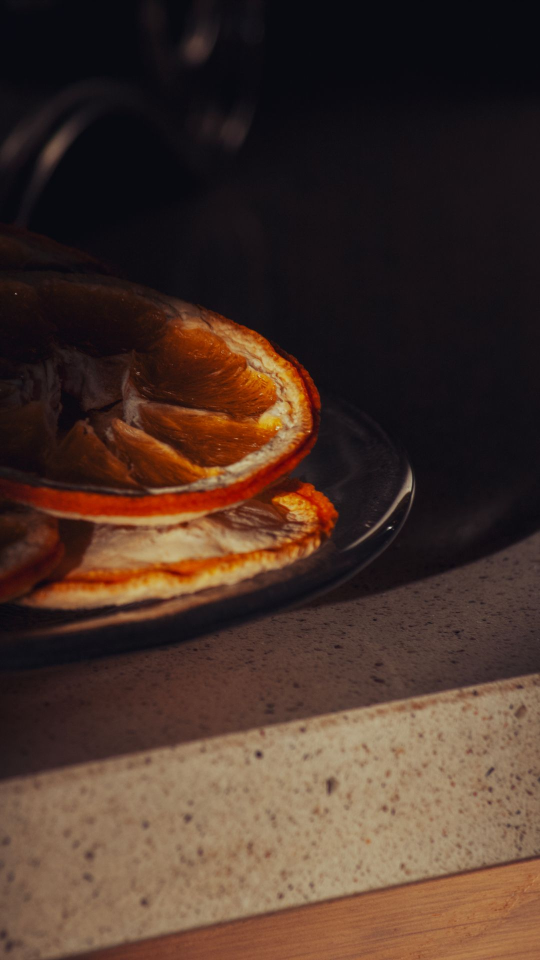
#> input picture stock/arancio_30291266.jpg, 1080 x 1920 px, found by its file name (shown at 1/2 size)
$ python -i reel.py   (imports and definitions only)
#> lines starting #> are read from the running program, lines starting #| are printed output that depends on the picture
#!/usr/bin/env python3
"""La via dell'aromaterapia - generatore di contenuti.
Reel 1080x1920:      python3 reel.py contenuti.json out.mp4 [audio.mp3] [--frames]
Immagini 1080x1350:  python3 reel.py contenuti.json --carousel cartella_output
   (slide_01.jpg ... slide_NN.jpg + riassunto.jpg per Facebook)
JSON: {"hook", "sub", "tips": [{"title", "body"}], "cta", "cta_post"?, "handle"}
Template v3 (rubriche, movimento) e v4.2 (foto stock, Ken Burns, solo foto, zone sicure Reels/TikTok) descritti in fondo al file.
Template (v2): hook e CTA stile "carosello lilla", consigli stile "capitolo rosa con goccia",
riassunto stile "copertina guida". Niente foto: solo forme, testo ad alto contrasto.
"""
import json, math, os, subprocess, sys, tempfile
from PIL import Image, ImageDraw, ImageFont, ImageFilter

W, H, FPS = 1080, 1920, 30
# Palette (contrasti testo verificati >= 4.5:1 sullo sfondo)
OFF = (251, 248, 246)        # sfondo chiaro hook/CTA
PURPLE = (74, 31, 122)       # titoli
GREEN = (74, 101, 42)        # sottotitoli, handle
PINK = (238, 214, 228)       # sfondo consigli
LILAC = (196, 181, 222)      # gocce piene
LAV = (75, 56, 112)          # logo
LOGO_DROP = (185, 163, 227)
BODY = (43, 36, 48)          # testo corrente
CREAM = (250, 241, 225)      # sfondo riassunto
TERRA = (160, 84, 36)        # titolo riassunto
BEIGE = (233, 213, 182)      # badge
GREYLILAC = (226, 223, 238)  # seconda goccia del riassunto
GOLD = (205, 160, 82)        # stelline
STEM = (122, 140, 104)       # steli lavanda
BUDS = [(150, 112, 196), (124, 86, 176), (176, 146, 214)]

F = "/usr/share/fonts/truetype/google-fonts/"
FALLBACK = "/usr/share/fonts/truetype/dejavu/DejaVuSans-Bold.ttf"
# [22 lines left out: functions font, wrap, block, not called in this run]

# ---------- forme ----------
def layer(w, h): return Image.new("RGBA", (w, h), (0, 0, 0, 0))

# [23 lines left out: functions drop_pts, paste_drop, glow, not called in this run]

def sparkle(d, x, y, s, color=GOLD):
    k = s * 0.22
    d.polygon([(x, y - s), (x + k, y - k), (x + s, y), (x + k, y + k), (x, y + s), (x - k, y + k), (x - s, y), (x - k, y - k)], fill=color)

CALYX = (88, 60, 130); PETALS = [(132, 98, 190), (156, 122, 208), (182, 154, 224), (206, 186, 236)]
LEAF = (138, 158, 118); LEAF_DARK = (104, 126, 88)

# [52 lines left out: functions ell_poly, _one_stem, sprig, not called in this run]

# ---------- logo ufficiale: goccia divisa da una curva a S ----------
LOGO_BG = (82, 62, 115); LOGO_LEFT = (245, 237, 250); LOGO_RIGHT = (191, 166, 231)
# linea della S, nelle coordinate del file del logo ufficiale (922x912): parte dal bordo destro
# della goccia (dove nasce la punta lilla) e scende fino al fondo
_S_CURVE = [(519, 210), (495, 244), (473, 268), (469, 292), (484, 317), (507, 339), (513, 366),
            (501, 391), (478, 413), (457, 436), (452, 461), (467, 483), (495, 500), (522, 512)]

# [37 lines left out: functions _catmull, _teardrop, drop_symbol, not called in this run]

LOGO_FILE = os.environ.get("LOGO_FILE") or os.path.join(os.path.dirname(os.path.abspath(__file__)), "logo-ufficiale.jpg")

# [116 lines left out: functions logo, serif, spaced, brand, pill, arrow_label and 4 more, not called in this run]

# ---------- template C: riassunto (copertina guida) ----------
CH = 1350
# [45 lines left out: functions slide_summary, carousel, not called in this run]

# ---------- video ----------
def secs_for(text, lo=3.2, hi=6.5):
    return max(lo, min(hi, 1.6 + len(text.split()) * 0.32))

# [8 lines left out: function render, not called in this run]


# =====================================================================
# TEMPLATE v3 (dal 7 novembre 2026): rubriche settimanali + movimento
# JSON v3: {"rubrica": "momento|comesifa|blend|faidate|mito|rituale|scheda",
#   "hook", "sub", "cta", "handle", "tips": [{"title", "body", "momento"?}],
#   "blend"?: {"nome", "quando", "oli": [{"olio", "gocce"}], "note"},
#   "mito"?: [{"claim", "verdetto", "spiegazione"}],
#   "rituale"?: {"titolo", "sub", "passi": ["..."]},
#   "scheda"?: {"olio", "famiglia", "profumo", "abbinamenti", "usi": ["", "", ""], "sostituti"?}}
# Reel:      python3 reel.py contenuti.json out.mp4 audio.mp3 [--frames]
# Riassunto: python3 reel.py contenuti.json --carousel cartella   (riassunto.jpg per Facebook)
# Carosello del sabato: python3 reel.py contenuti.json --weekly-carousel cartella
# =====================================================================
import random
DEEP = (46, 30, 78); MOONC = (246, 236, 214)
RUBRICHE = {"momento": "Un olio per ogni momento", "comesifa": "Come si fa", "blend": "Il blend della settimana",
            "faidate": "Fai da te per la casa", "mito": "Vero o falso?", "rituale": "Il rituale di stagione",
            "scheda": "La scheda dell'olio"}
GIORNI = {"momento": "lunedì", "comesifa": "martedì", "blend": "mercoledì", "faidate": "giovedì", "mito": "venerdì", "rituale": "sabato", "scheda": "domenica"}
MOMENT_COLS = [(182, 154, 224), (236, 170, 120), (150, 186, 140), (230, 160, 190), (170, 190, 230)]
DROP_COLS = [(236, 150, 70), (170, 190, 90), (110, 170, 140), (182, 154, 224), (230, 160, 190)]

# [12 lines left out: function texture, not called in this run]

BG = {"light": (OFF, [(LILAC, 120), (PINK, 140), (BEIGE, 90)]),
      "pink": (PINK, [((255, 255, 255), 120), (LILAC, 110)]),
      "cream": (CREAM, [((255, 255, 255), 130), (BEIGE, 120)]),
      "night": (DEEP, [((92, 64, 140), 160), ((150, 112, 196), 90)]),
      "lilac": ((241, 235, 248), [((255, 255, 255), 140), (PINK, 120)])}
def bg(kind, w=W, h=H, seed=3):
    base, blobs = BG[kind]; return texture(w, h, base, blobs, seed, 8 if kind == "night" else 6)

# [11 lines left out: functions label, header, not called in this run]

def footer(d, h=H, dark=False):
    f = font("Poppins-Bold.ttf", 38); t = "@laviadellaromaterapia"
    d.text(((W - d.textlength(t, font=f)) / 2, h - 140), t, font=f, fill=(230, 220, 245) if dark else GREEN)

# [5 lines left out: function fit, not called in this run]

def stars(d, seed, n, ymax, w=W):
    rnd = random.Random(seed)
    for _ in range(n): sparkle(d, rnd.randint(40, w - 40), rnd.randint(40, ymax), rnd.randint(5, 14), GOLD)

# [272 lines left out: functions moon, v3_cover, v3_cta, v3_tip, v3_moment, v3_blend and 14 more, not called in this run]


# =====================================================================
# TEMPLATE v4 (dall'8 novembre 2026): foto stock di sfondo + movimento Ken Burns
# Si attiva da solo se esiste la cartella stock/ (accanto a reel.py o in $STOCK_DIR).
# JSON v4 = JSON v3 + "foto"?: {"cover": "lavanda", "scene": "bottiglie", "cta": "candele"}
#   ogni valore e' una categoria di stock/catalogo.json oppure un nome file (es. "lavanda_4936400.jpg").
#   Se "foto" manca, le categorie vengono scelte dalla rubrica e dalle parole dell'hook.
# Rubrica serale "pillola" (reel delle 19:30): come comesifa, 1-3 tips, "serie": nome della serie mostrato in copertina.
# Forzare i vecchi template: aggiungere --v3 alla riga di comando.
# =====================================================================
import hashlib
RUBRICHE["pillola"] = "La pillola della sera"; GIORNI["pillola"] = "sera"
STOCK_DIR = os.environ.get("STOCK_DIR") or os.path.join(os.path.dirname(os.path.abspath(__file__)), "stock")
KEYWORDS = {"lavanda": "lavanda", "limone": "limone", "arancia": "arancio", "arancio": "arancio", "mandarino": "arancio",
            "bergamotto": "arancio", "agrum": "arancio", "eucalipto": "eucalipto", "menta": "erbe", "rosmarino": "rosmarino",
            "tea tree": "erbe", "cedro": "bottiglie", "salvia": "erbe", "timo": "erbe", "ylang": "candele", "geranio": "erbe", "cannella": "natale", "chiodi di garofano": "natale", "camomilla": "erbe", "incenso": "incenso", "diffusore": "diffusore", "candel": "candele",
            "sera": "candele", "notte": "luna", "luna": "luna", "sonno": "luna", "autunno": "autunno", "freddo": "tessuti",
            "inverno": "tessuti", "natale": "natale", "regal": "natale", "bagno": "bagno", "tisana": "te", "tè": "te",
            "casa": "casa", "pulizi": "casa", "fritto": "casa", "bucato": "tessuti", "armadio": "tessuti", "viaggio": "viaggio",
            "valigia": "viaggio", "auto": "viaggio", "kit": "bottiglie", "scade": "bottiglie", "gocce": "bottiglie"}
RUB_FOTO = {"momento": ("bottiglie", "bottiglie", "candele"), "comesifa": ("diffusore", "bottiglie", "diffusore"),
            "blend": ("bottiglie", "bottiglie", "candele"), "faidate": ("casa", "casa", "tessuti"),
            "mito": ("bottiglie", "bottiglie", "bottiglie"), "rituale": ("candele", "candele", "luna"),
            "scheda": ("erbe", "erbe", "bottiglie"), "pillola": ("bottiglie", "bottiglie", "candele")}

def stock_ok():
    return os.path.isdir(STOCK_DIR) and any(f.endswith(".jpg") for f in os.listdir(STOCK_DIR))

def stock_files(cat):
    fs = sorted(f for f in os.listdir(STOCK_DIR) if f.endswith(".jpg") and f.split("_")[0] == cat)
    return fs or sorted(f for f in os.listdir(STOCK_DIR) if f.startswith("bottiglie_"))

# [15 lines left out: functions pick_photo, photos_for, not called in this run]

def photo(name, w=W, h=H):
    """ritaglio w x h; se la foto e' piu' alta del riquadro sceglie la fascia con piu' dettagli (il soggetto)"""
#> called with name = '../../stock/arancio_30291266.jpg', w = 1080, h = 1920
    im = Image.open(os.path.join(STOCK_DIR, name)).convert("RGB")
#> im is the input picture: PIL image 1080x1920 RGB; mean R, G, B 72.1, 51, 41.3
    s = max(w / im.width, h / im.height); im = im.resize((round(im.width * s), round(im.height * s)), Image.LANCZOS)
    x, y = (im.width - w) // 2, (im.height - h) // 2
    if im.height - h > 40:
        e = im.convert("L").resize((im.width // 8, im.height // 8)).filter(ImageFilter.FIND_EDGES)
        import numpy as _np; rows = _np.asarray(e, dtype=float).sum(axis=1).tolist()
        hh = h // 8; mid = (e.height - hh) / 2 or 1
        best = max(range(0, e.height - hh + 1), key=lambda r: sum(rows[r:r + hh]) * (1 - 0.45 * abs(r - mid) / mid))
        y = min(im.height - h, best * 8)
    return im.crop((x, y, x + w, y + h))

# [9 lines left out: function shade, not called in this run]

def soft_bg(name, dark=False, w=W, h=H):
    """foto sfocata e schiarita (o scurita) come fondo delle schede piene di testo"""
    p = photo(name, w, h).filter(ImageFilter.GaussianBlur(28))
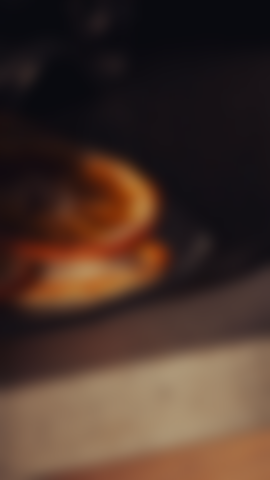
#> p: PIL image 1080x1920 RGB (shown at 1/4 size); mean R, G, B 72.1, 51, 41.2
    if dark: return Image.blend(p, Image.new("RGB", (w, h), DEEP), 0.68)
    return Image.blend(p, Image.new("RGB", (w, h), OFF), 0.84)
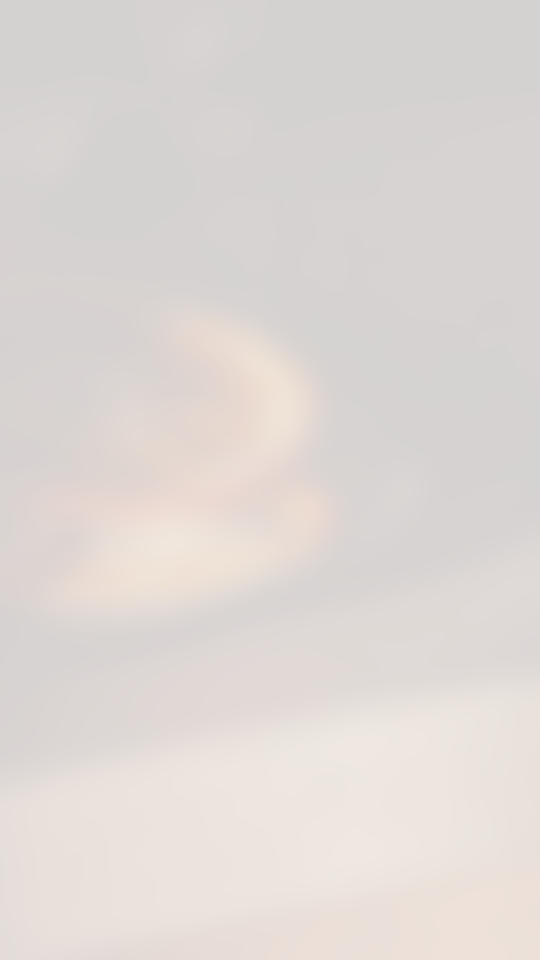
#> returned value: PIL image 1080x1920 RGB (shown at 1/2 size); mean R, G, B 221.9, 216, 212.8

WHITE = (255, 255, 255); SOFTW = (244, 236, 250)
def header_white(im):
    lg = logo(72); im.paste(lg, (70, 70), lg); d = ImageDraw.Draw(im)
    spaced(d, (160, 76), "LA VIA", serif(30, "Bold"), WHITE); spaced(d, (160, 112), "DELL’AROMATERAPIA", serif(17), SOFTW)

# [47 lines left out: functions shadow_text, v4_cover, v4_tip, v4_cta, not called in this run]

def on_photo(pair, ph, dark=False):
    """riusa una scheda v3 (blend, mito, rituale, scheda) sostituendo la texture con la foto sfocata"""
    b, full = pair; fg = fg_layer(b, full); nb = soft_bg(ph, dark); nb.paste(fg, (0, 0), fg); return nb

# [76 lines left out: functions render_kb, v4_scenes, reel_v4, wc_cover_photo, panel, not called in this run]

def foot(im, dark=False, h=H):
    d = ImageDraw.Draw(im); f = font("Poppins-Bold.ttf", 34); t = "@laviadellaromaterapia"
    d.text(((W - d.textlength(t, font=f)) / 2, h - 120), t, font=f, fill=(222, 210, 240) if dark else PURPLE)

# [126 lines left out: functions v4_ritual, v4_blend, v4_myth, v4_card, v4_cta, v4_scenes and 3 more, not called in this run]


# ----- v4.2: zone sicure per Reels e TikTok -----
# In alto ~200 px coperti da barra/ricerca, a destra ~200 px dai pulsanti (mi piace, commenti, salva),
# in basso ~460 px da nome utente, didascalia e musica. Tutto il testo sta in x 70-880, y 210-1460;
# se una scheda e' troppo piena, i caratteri si riducono da soli finche' non ci sta.
SX0, SX1, SY0, SY1 = 70, 880, 210, 1460
SW = SX1 - SX0
_FS = 1.0
_font0 = font
def font(name, size): return _font0(name, max(12, int(size * _FS)))

# [6 lines left out: function fitscene, not called in this run]

def header_white(im, y=SY0 + 6):
    lg = logo(64); im.paste(lg, (SX0, y), lg); d = ImageDraw.Draw(im)
    spaced(d, (SX0 + 80, y + 4), "LA VIA", serif(28, "Bold"), WHITE); spaced(d, (SX0 + 80, y + 38), "DELL’AROMATERAPIA", serif(16), SOFTW)

# [114 lines left out: functions v4_cover, v4_tip, v4_cta, v4_ritual, v4_blend, v4_myth and 2 more, not called in this run]


# ----- v4.2: zoom liscio (sub-pixel, con accelerazione morbida) -----
# Lo zoompan di ffmpeg arrotonda il riquadro al pixel intero e il video "tremola":
# qui ogni fotogramma e' calcolato in Python con ritaglio a virgola mobile e interpolazione bicubica.
ZOOM_AMP = 0.035   # 3,5% in tutta la scena: movimento appena percepibile
# [17 lines left out: function render_kb, not called in this run]


# ----- v4.3 (audit del 7/11): primi 2 secondi piu' forti, tagli secchi, durata nei limiti, controllo del testo -----
# Copertina 1,8-2,2 s con zoom piu' deciso (7%) e testo che si muove dal fotogramma zero (il primo fotogramma resta
# leggibile: e' la copertina di Instagram). Niente dissolvenze tra le scene: tagli secchi, cosi' il reel puo' andare in loop.
# Durata totale: rubrica 20-30 s, pillola 12-18 s (oppure "durata": [min, max] nel JSON, usato nei test).
# Prima del render stampa CONTROLLO_TESTO: OK oppure gli avvisi (parole per schermata, hook lungo, parole vietate).
# Dal 9/11 "rimedio", "ansia" e "stress" sono permessi (decisione di Michele); restano vietate le parole mediche e le promesse.
COVER_ZOOM = 0.07
POP = 0.05            # il testo della copertina parte al 105% e si assesta in 0,35 s
PAROLE_MAX = 25
HOOK_MAX = 7
VIETATE = ["salute", "curare", "cura l", "cura il", "cura la", "guarisc", "guarire", "terapeutic", "terapia", "sintom", "malatt",
           "dolore", "mal di testa", "emicrania", "insonnia", "elimina l", "fa sparire", "depression", "infiamm", "antibatteric", "antivir",
           "immunitari", "disintossic", "detox", "medic", "farmac", "gravidanza", "incinta", "raffreddore", "tosse",
           "influenza", "digestion", "ingerire", "da bere", "per cucinare", "nei piatti", "puro sulla pelle", "bocchetta", "aspirapolvere",
           "ferro da stiro", "umidificatore", "purific", "protegg"]
DURATE = {"pillola": (12, 18)}

# [59 lines left out: functions v4_cta, _testi, controllo_testo, _durate, _strato, _pipe, not called in this run]

def _zoom(src, z):
    w, h = W / z, H / z; x0, y0 = (W - w) / 2, (H - h) / 2
    return src.transform((W, H), Image.EXTENT, (x0, y0, x0 + w, y0 + h), Image.BICUBIC)

# [53 lines left out: functions render_cover43, render_cut, reel_v43, not called in this run]


# ----- POST DEL FEED (dal 10/11): caroselli a se', alle 9 e alle 16, tra un reel e l'altro -----
# python3 reel.py post.json --post cartella   (slide_01.jpg ... 1080x1350)
# JSON: {"tipo": "post", "pilastro": "umano|sensi|strategia|emozione|cosmo|pianta", "titolo", "sub"?, "slides": [{"title", "body"}] 4-6,
#        "domanda", "foto": {"cover": categoria o file, "end": categoria o file}?}
# Stile editoriale diverso dai reel: copertina in foto, slide di testo su crema con titoli serif, chiusura con la domanda.
PILASTRI = {"umano": "L'ESSERE UMANO", "sensi": "I CINQUE SENSI", "strategia": "STRATEGIA", "emozione": "EMOZIONI",
            "cosmo": "NATURA E COSMO", "pianta": "PIANTE AROMATICHE"}
PIL_FOTO = {"umano": ("tessuti", "candele"), "sensi": ("erbe", "te"), "strategia": ("bottiglie", "casa"), "emozione": ("candele", "autunno"),
            "cosmo": ("luna", "candele"), "pianta": ("erbe", "lavanda")}
POST_TITOLO_MAX, POST_SLIDE_MAX = 9, 45

# [6 lines left out: function _fit_serif, not called in this run]

def _brand_dark(im, x=70, y=70):
    lg = logo(64); im.paste(lg, (x, y), lg); d = ImageDraw.Draw(im)
    spaced(d, (x + 80, y + 4), "LA VIA", serif(28, "Bold"), PURPLE); spaced(d, (x + 80, y + 38), "DELL’AROMATERAPIA", serif(16), (120, 100, 150))

# [53 lines left out: functions post_cover, post_slide, post_end, controllo_post, post_carousel, not called in this run]


# ===== v5 (brand identity, 9/11): titoli in Lora, accenti e foto secondo la stagione, un solo stile di carosello =====
# Colori fissi del brand: viola-notte, viola, crema, logo. Cambiano con la stagione (meteorologica, fuso Europe/Rome;
# oppure "stagione" nel JSON o la variabile STAGIONE): l'accento (etichette, numeri, linee), la luce (sottotitoli su
# foto e su viola-notte), la tinta dei fondi chiari, il numero tenue e la foto preferita per chiusure e post generici.
STAGIONI = {
 "autunno":   {"accento": (212, 160, 78),  "luce": (250, 222, 160), "tinta": (251, 246, 239), "tenue": (243, 232, 220), "foto": "autunno"},
 "inverno":   {"accento": (195, 206, 230), "luce": (227, 233, 245), "tinta": (247, 247, 251), "tenue": (233, 236, 244), "foto": "candele"},
 "primavera": {"accento": (232, 176, 191), "luce": (248, 217, 225), "tinta": (252, 246, 247), "tenue": (246, 231, 235), "foto": "lavanda"},
 "estate":    {"accento": (233, 194, 85),  "luce": (251, 231, 166), "tinta": (252, 250, 241), "tenue": (245, 239, 214), "foto": "limone"},
}
VLOGO = (82, 62, 115)   # viola-logo: righe secondarie su crema (8,6:1)
_STAG = None

# [10 lines left out: function stagione, not called in this run]

def S(): return STAGIONI[_STAG or stagione()]

# [8 lines left out: function foto_stagione, not called in this run]

def tfit(d, text, size, maxw, lines): return _fit_serif(d, text, size, maxw, lines)

def etichetta(d, text, x, y, fs=30): return label(d, text, x, y, bgc=S()["accento"], fg=DEEP, fs=fs)

# [93 lines left out: functions panel, v4_cover, v4_tip, v4_cta, v4_ritual, v4_blend and 2 more, not called in this run]

_photos_for0 = photos_for
# [118 lines left out: functions photos_for, post_cover, post_slide, post_end, post_carousel, weekly_carousel_v4 and 5 more, not called in this run]

_reel_v43_0 = reel_v43
def reel_v43(c, out, audio=None, frames=False):
    global _STAG
    _STAG = stagione(c); print("STAGIONE:", _STAG); return _reel_v43_0(c, out, audio, frames)


# ===== v5.1 (10/11): tre stili di post e posizioni diverse dei titoli =====
# Stili dei post (campo "stile", altrimenti dal pilastro):
#   "atmosfera" (umano, emozione, cosmo, rituale): foto a tutta pagina velata, titolo al CENTRO, una parola chiave in maiuscolo spaziato
#   "botanico"  (pianta): foto della pianta o dell'olio, logo piccolo al centro in alto, titolo in corsivo IN ALTO
#   "testo"     (sensi, strategia): solo testo sulla tinta della stagione, titolo IN BASSO a sinistra
# Reel: "pos" = "alto" | "centro" | "basso" sposta il titolo della copertina (default dalla rubrica).
STILE_PILASTRO = {"umano": "atmosfera", "emozione": "atmosfera", "cosmo": "atmosfera", "rituale": "atmosfera",
                  "pianta": "botanico", "sensi": "testo", "strategia": "testo"}
POS_RUBRICA = {"momento": "basso", "comesifa": "alto", "blend": "centro", "faidate": "basso", "mito": "alto",
               "rituale": "centro", "scheda": "basso", "pillola": "alto"}

def _tw(d, text, f, track): return sum(d.textlength(ch, font=f) for ch in text) + f.size * track * max(0, len(text) - 1)

# [31 lines left out: functions tracked, _fit_tracked, serif_it, not called in this run]

def thin_arrow(d, x0, x1, y, color):
    d.line((x0, y, x1, y), fill=color, width=3); d.line((x1 - 22, y - 13, x1, y), fill=color, width=3); d.line((x1 - 22, y + 13, x1, y), fill=color, width=3)

def _logo_centro(im, y=70, size=76):
    lg = logo(size); im.paste(lg, ((im.size[0] - size) // 2, y), lg)

def stile_post(p): return p.get("stile") or STILE_PILASTRO.get(p.get("pilastro"), "testo")

# --- copertine ---
# [123 lines left out: functions cover_atmosfera, cover_botanico, cover_testo, slide_atmosfera, slide_botanico, slide_testo and 4 more, not called in this run]

# [2 lines not run here, left out]

>>> result = soft_bg('../../stock/arancio_30291266.jpg')

$ run again, on stock/autunno_14257872.jpg
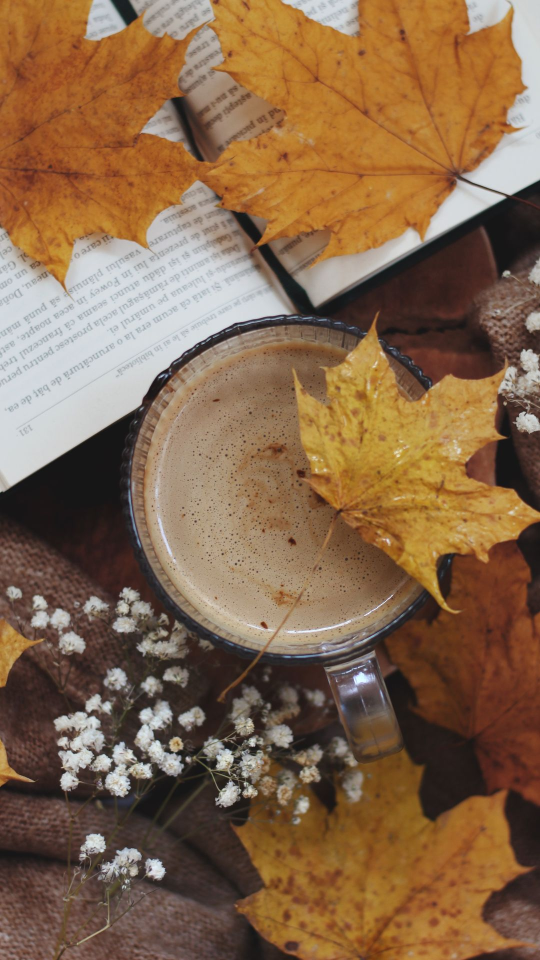
#> input picture stock/autunno_14257872.jpg, 1080 x 1920 px, found by its file name (shown at 1/2 size)
#> in photo, im is the input picture: PIL image 1080x1920 RGB; mean R, G, B 133.3, 102.9, 75.1
#> in soft_bg, `p = photo(name, w, h).filter(ImageFilter.GaussianBlur(28))`:
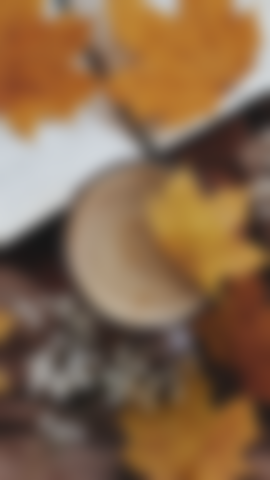
#> p: PIL image 1080x1920 RGB (shown at 1/4 size); mean R, G, B 133.3, 102.9, 75.1
#> in soft_bg, `return Image.blend(p, Image.new("RGB", (w, h), OFF), 0.84)`:
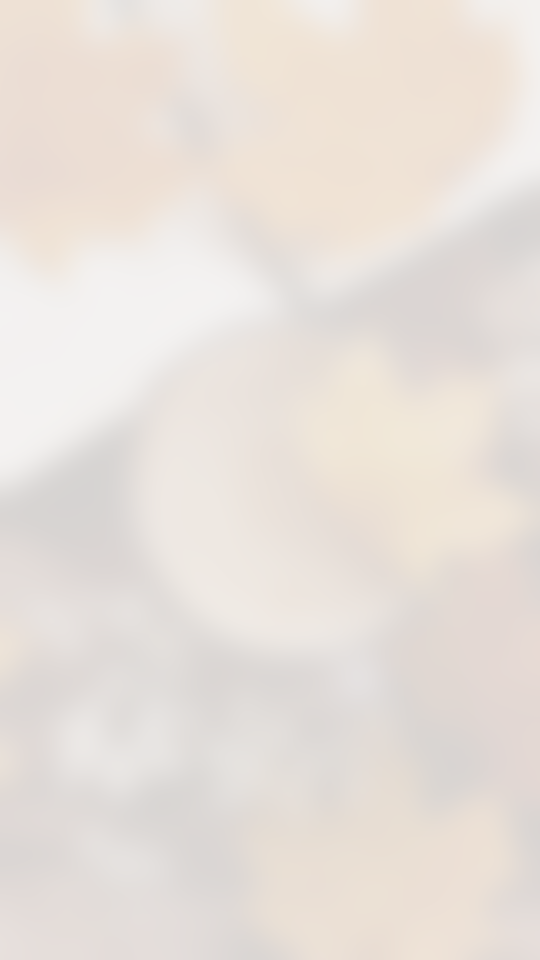
#> returned value: PIL image 1080x1920 RGB (shown at 1/2 size); mean R, G, B 231.7, 224.3, 218.2
